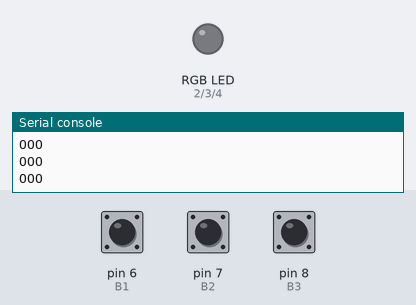
A program run on a simulated MicroPython board. On the bench: an RGB LED mixed from three pins (HIGH = lit), the last lines printed to the serial console. The inputs (shaded band) are chosen by the test bench; at power-on: pin 6 (B1) HIGH, pin 7 (B2) HIGH, pin 8 (B3) HIGH.

Above: at 1.2 s.
1.3 s: pin 6 (B1) pulled LOW for 0.15 s
At 1.4 s:
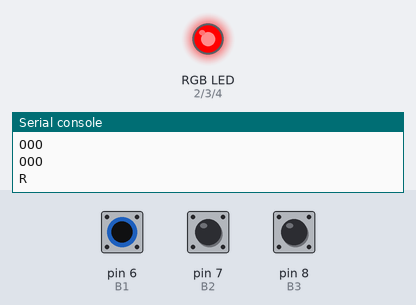
3.0 s: pin 7 (B2) pulled LOW for 0.15 s
At 3.1 s:
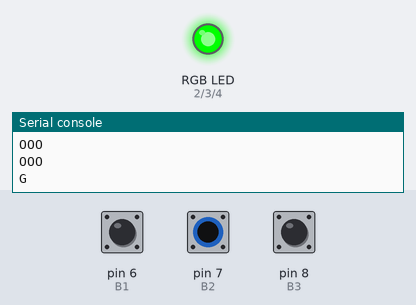
4.7 s: pin 8 (B3) pulled LOW for 0.15 s
At 4.81 s:
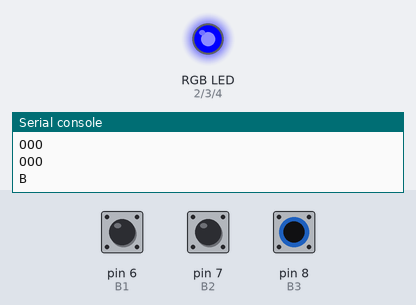
6.4 s: pin 8 (B3) pulled LOW for 3.2 s
At 10.8 s:
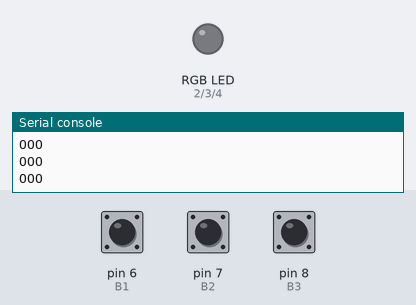
11.1 s: pin 6 (B1) pulled LOW for 3.2 s
At 12.3 s:
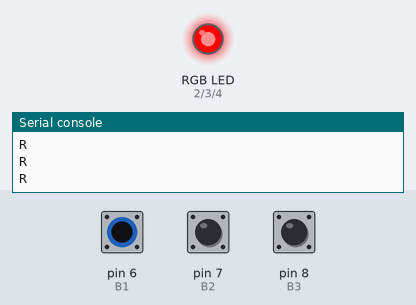
Timing chart, 0 to 15.8 s (numbered marks = the images above; inputs shaded):
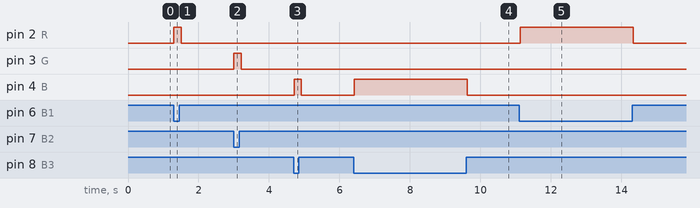

The program:

RGB.py
```python
from machine import Pin
import time

R = Pin(2, Pin.OUT)
G = Pin(3, Pin.OUT)
B = Pin(4, Pin.OUT)
B1 = Pin(6, Pin.IN, Pin.PULL_UP)
B2 = Pin(7, Pin.IN, Pin.PULL_UP)
B3 = Pin(8, Pin.IN, Pin.PULL_UP)

def RGBBT():
    while True:
        B11 = B1.value()
        B22 = B2.value()
        B33 = B3.value()

        if B11 == 0:
            print("R")
            R.value(1)
            G.value(0)
            B.value(0)
        elif B22 == 0:
            print("G")
            R.value(0)
            G.value(1)
            B.value(0)
        elif B33 == 0:
            print("B")
            R.value(0)
            G.value(0)
            B.value(1)
        else:
            print("OOO")
            R.value(0)
            G.value(0)
            B.value(0)

        time.sleep(0.1)

RGBBT()
```

Measured:
- after the input at 1.3 s, pin 2 (R): LOW → HIGH at once, → LOW 0.20 s later
- after the input at 3.0 s, pin 3 (G): LOW → HIGH at once, → LOW 0.20 s later
- after the input at 4.7 s, pin 4 (B): LOW → HIGH at once, → LOW 0.20 s later
- after the input at 6.4 s, pin 4 (B): LOW → HIGH at once, → LOW 3.2 s later
- after the input at 11.1 s, pin 2 (R): LOW → HIGH at once, → LOW 3.2 s later
